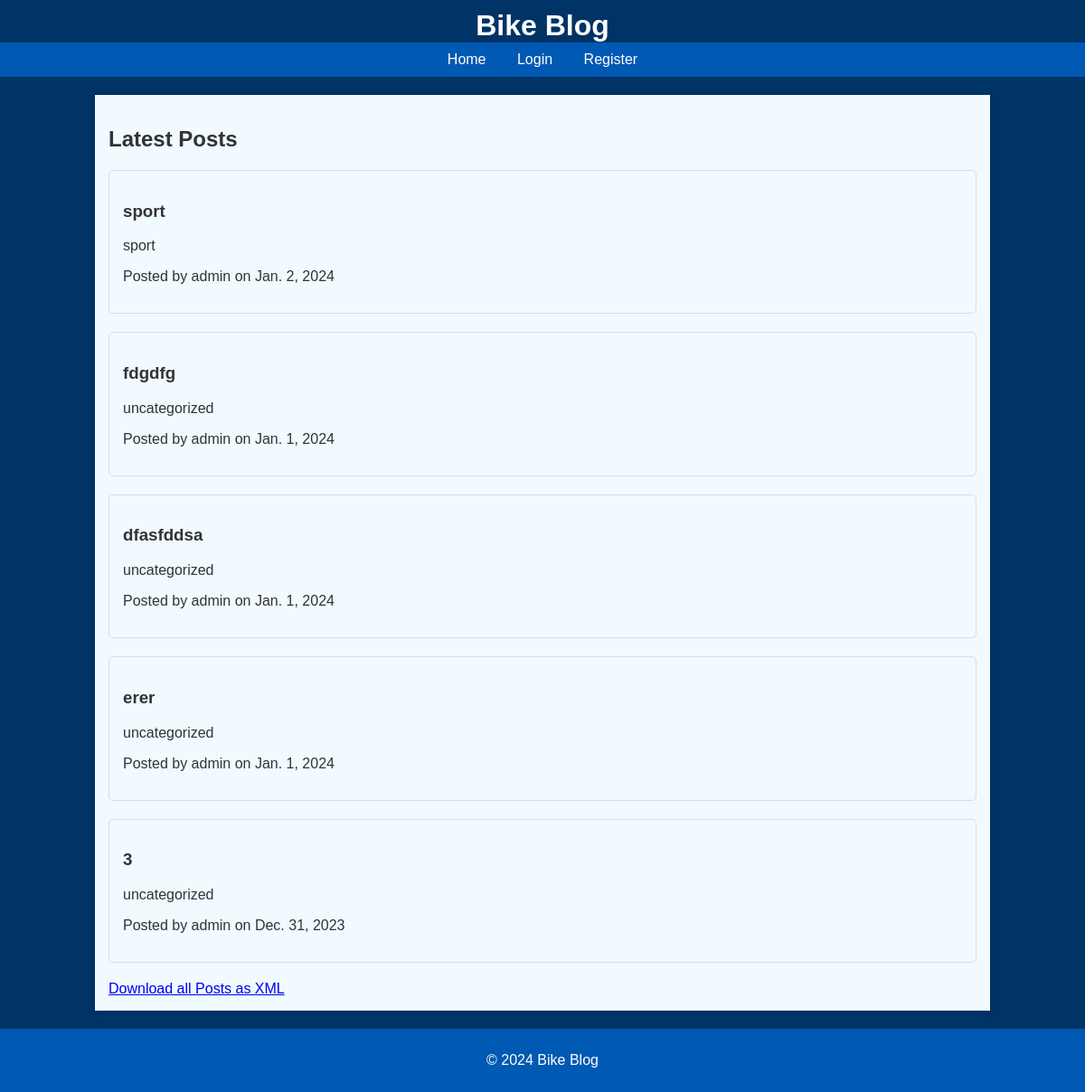
The app's page /, older data.
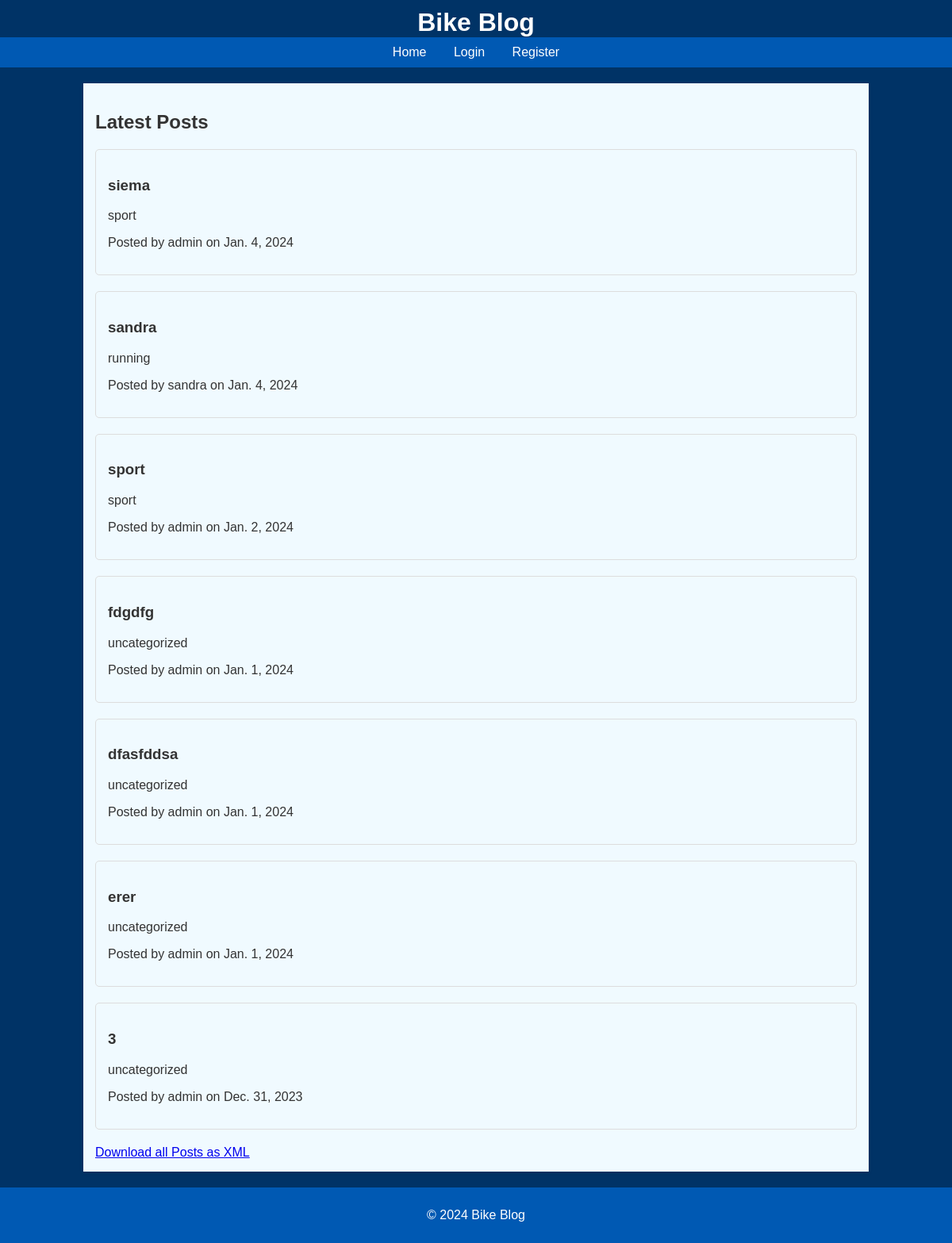
The same page, newer data.
### theblog/models.py (models this page shows, shortened)
class Post(models.Model):
    title = models.CharField(max_length=255)
    title_tag = models.CharField(max_length=255)
    author = models.ForeignKey(User, on_delete=models.CASCADE)
    body = models.TextField()
    post_date = models.DateField(auto_now_add=True)
    category = models.CharField(max_length=255, default='uncategorized')

### theblog/views.py (the view)
# urls.py: path('', HomeView.as_view(), name = "home"),
class HomeView(ListView):
    model = Post
    template_name = 'home.html'
    ordering = ['-post_date']

### theblog/templates/home.html (shortened to what this page needs)
{% extends 'base.html' %}
{% block content %}
<h2>Latest Posts</h2>
{% for post in object_list %}
    <div class="post">
        <h3><a href="{% url 'article-detail' post.id %}">{{ post.title }} </a></h3>
        <p><a href="{% url 'category' post.category%}">{{ post.category }} </a></p>
        <p>Posted by {{ post.author }} on {{ post.post_date }}</p>
    </div>
{% empty %}
    <p>No posts available.</p>
{% endfor %}
    <a href="{% url 'export_posts_xml' %}">Download all Posts as XML</a>
    <br/>
{% endblock %}

### theblog/templates/base.html (shortened to what this page needs)
<!DOCTYPE html>
<html lang="en">
<head>
    {% load static %}
    <link rel="stylesheet" href="{% static 'styles.css' %}">
</head>
<body>
    <header>
        <h1>Bike Blog</h1>
    </header>
    <nav>
        <a href="{% url 'home' %}">Home</a>
        {% if user.is_authenticated %}
            <a href="{% url 'add_post' %}">Add Post</a>
            <a href="{% url 'add_category' %}">Add Category</a>
            <form action="{% url 'logout' %}" method="post">
            {% csrf_token %}
            <input type="submit" value="Logout">
            </form>
        {% else %}
            <a href="{% url 'login' %}">Login</a>
            <a href="{% url 'register' %}">Register</a>
        {% endif %}
    </nav>
    <div class="container">
        {% block content %}{% endblock %}
    </div>
    <footer>
        <p>© 2024 Bike Blog</p>
    </footer>
</body>
</html>

### theblog/static/styles.css (style rules this page uses)
body { font-family: 'Arial', sans-serif; background-color: #003366; background-size: cover; background-position: center; background-repeat: no-repeat; color: #333; margin: 0; padding: 0; }
header { background-color: #003366; color: white; text-align: center; padding-top: 10px; }
header h1 { margin: 0; }
nav { background-color: #0059b3; padding: 10px 0; text-align: center; }
nav a { color: white; margin: 0 15px; text-decoration: none; font-size: 16px; }
.container { width: 80%; margin: 20px auto; background-color: #f0faff; padding: 15px; box-shadow: 0 2px 5px rgba(0,0,0,0.1); }
.post { background-color: #f0faff; border: 1px solid #ddd; margin-bottom: 20px; padding: 15px; border-radius: 5px; }
footer { background-color: #0059b3; color: white; text-align: center; padding: 10px 0; margin-top: 20px; }
.post p a { color: #333; text-decoration: none; }
.post h3 a { color: #333; text-decoration: none; }

Row changes from the older to the newer data that the page shows:
added Post: title "siema", category "sport", author "admin", post_date "Jan. 4, 2024"
added Post: title "sandra", category "running", author "sandra", post_date "Jan. 4, 2024"
